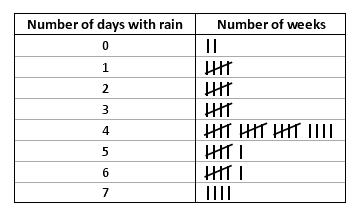
#> input picture Tab01.jpg, 364 x 218 px
$ jupyter execute test.ipynb
#> lines starting #> are read from the running program, lines starting #| are printed output that depends on the picture; after the words box and inside, x2 and y2 are one past the last pixel; in counts of white or black regions, pixels touching at a corner belong together
[cell 1]
import cv2
import numpy as np

inputImage = cv2.imread("Tab01.jpg")
#> inputImage is the input picture: shape (218, 364, 3); min 0, max 255, mean 238.5
# dim = (1653,2339)
#inputImage = cv2.resize(inputImage, dim, interpolation = cv2.INTER_AREA)
# Store a copy for results:
inputCopy = inputImage.copy()

# Convert BGR to grayscale:
grayInput = cv2.cvtColor(inputImage, cv2.COLOR_BGR2GRAY)

# Set a lower and upper range for the threshold:
lowerThresh = 50
upperThresh = 235

# Get the lines mask:

[cell 2]
def areaFilter(minArea, inputImage):
    # Perform an area filter on the binary blobs:
    componentsNumber, labeledImage, componentStats, componentCentroids = \
    cv2.connectedComponentsWithStats(inputImage, connectivity=4)

    # Get the indices/labels of the remaining components based on the area stat
    # (skip the background component at index 0)
    remainingComponentLabels = [i for i in range(1, componentsNumber) if componentStats[i][4] >= minArea]

    # Filter the labeled pixels based on the remaining labels,
    # assign pixel intensity to 255 (uint8) for the remaining pixels
    filteredImage = np.where(np.isin(labeledImage, remainingComponentLabels) == True, 255, 0).astype('uint8')

    return filteredImage

[cell 3]
mask = cv2.inRange(grayInput, lowerThresh, upperThresh)
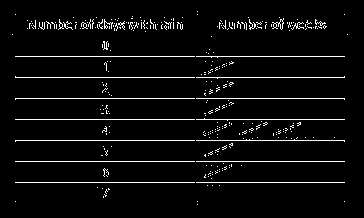
#> mask: shape (218, 364); 4.5% white in thin lines or dots, all inside (x1, y1, x2, y2) = (12, 11, 348, 205)
cv2.imshow("horizontal_line",mask)
cv2.waitKey(0)

[cell 4]
minArea = 100
mask = areaFilter(minArea, mask)
#> in areaFilter, `componentsNumber, labeledImage, componentStats, componentCentroids = \..`:
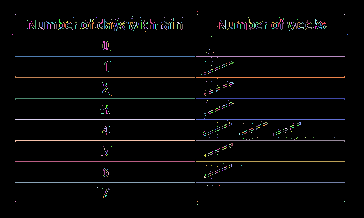
#> labeledImage: shape (218, 364) int32; 604 distinct labels, from 0 to 603; one colour per label, 0 black
#> in areaFilter, `componentsNumber, labeledImage, componentStats, componentCentroids = \..`: componentsNumber = 604; componentStats = 604 rows, first 6: [0, 0, 364, 218, 75812], [197, 11, 1, 1, 1], [15, 14, 1, 1, 1], [197, 14, 1, 1, 1], [344, 14, 1, 1, 1], [132, 16, 1, 1, 1]; componentCentroids = 604 pairs, first value 12 to 347, second value 11 to 204
#> in areaFilter, `remainingComponentLabels = [i for i in range(1, componentsNumber) if c..`: remainingComponentLabels = [290, 291, 326, 327, 368, 369, 407, 408, 506, 507, 541, 542, 585, 586]
#> in areaFilter, `filteredImage = np.where(np.isin(labeledImage, remainingComponentLabel..`:
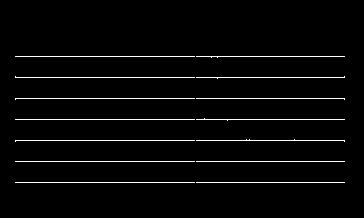
#> filteredImage: shape (218, 364); 2.9% white in thin lines or dots, all inside (x1, y1, x2, y2) = (15, 56, 345, 183)
cv2.imshow("horizontal_line",mask)
cv2.waitKey(0)

[cell 5]
reducedImage = cv2.reduce(mask, 1, cv2.REDUCE_MAX)
#> reducedImage = 218 values, max 255 at index 56, min 0 at index 0, mean 17.55

[cell 6]
# Find the big contours/blobs on the filtered image:
contours, hierarchy = cv2.findContours(mask, cv2.RETR_CCOMP, cv2.CHAIN_APPROX_SIMPLE)
#> contours = 14 contours, all with area under 20

# Store the lines here:
separatingLines = []

# We need some dimensions of the original image:
imageHeight = inputCopy.shape[0]
#> imageHeight = 218
imageWidth = inputCopy.shape[1]
#> imageWidth = 364

# Look for the outer bounding boxes:
for _, c in enumerate(contours):

    # Approximate the contour to a polygon:
    contoursPoly = cv2.approxPolyDP(c, 3, True)

    # Convert the polygon to a bounding rectangle:
    boundRect = cv2.boundingRect(contoursPoly)

    # Get the bounding rect's data:
    [x, y, w, h] = boundRect

    # Start point and end point:
    lineCenter = y + (0.5 * h)
    startPoint = (0,int(lineCenter))
    endPoint = (int(imageWidth), int(lineCenter))

    # Store the end point in list:
    separatingLines.append( endPoint )

    # Draw the line using the start and end points:
    color = (0, 255, 0)
    cv2.line(inputCopy, startPoint, endPoint, color, 2)

    # Show the image:
    cv2.imshow("inputCopy", inputCopy)
    cv2.waitKey(0)
#> this loop made 14 passes
#> (contoursPoly, x, y, w, h, lineCenter, startPoint, endPoint) on passes 1, 2, 3, 4, 6, 7, 8, 11, 13: ([[196, 182], [344, 182]], 196, 182, 149, 1, 182.5, (0, 182), (364, 182)), ([[15, 182], [194, 182]], 15, 182, 180, 1, 182.5, (0, 182), (364, 182)), ([[196, 161], [344, 161]], 196, 161, 149, 1, 161.5, (0, 161), (364, 161)), ([[15, 161], [194, 161]], 15, 161, 180, 1, 161.5, (0, 161), (364, 161)), ([[196, 140], [344, 141]], 196, 140, 149, 2, 141, (0, 141), (364, 141)), ([[15, 119], [194, 119]], 15, 119, 180, 1, 119.5, (0, 119), (364, 119)), ([[196, 119], [344, 119]], 196, 119, 149, 1, 119.5, (0, 119), (364, 119)), ([[344, 76], [196, 77]], 196, 76, 149, 2, 77, (0, 77), (364, 77)), ([[196, 56], [344, 56]], 196, 56, 149, 1, 56.5, (0, 56), (364, 56))
#> (c, contoursPoly, x, y, w, h, lineCenter, startPoint) on passes 5, 9, 10, 12: ([[15, 140], [15, 141], [16, 140], [194, 140]], [[15, 141], [194, 140]], 15, 140, 180, 2, 141, (0, 141)), ([[196, 98], [343, 98], [344, 99], [344, 98]], [[196, 98], [344, 99]], 196, 98, 149, 2, 99, (0, 99)), ([[15, 98], [15, 99], [16, 98], [194, 98]], [[15, 99], [194, 98]], 15, 98, 180, 2, 99, (0, 99)), ([[15, 76], [15, 77], [194, 77], [16, 77]], [[15, 76], [194, 77]], 15, 76, 180, 2, 77, (0, 77))
#> pass 1, `cv2.imshow("inputCopy", inputCopy)`:
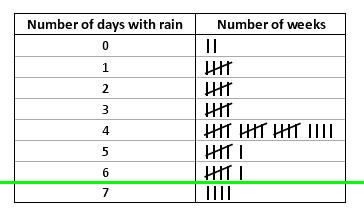
#> window 'inputCopy': shape (218, 364, 3); mean B, G, R 235.3, 238.8, 235.3
#> after the loop:
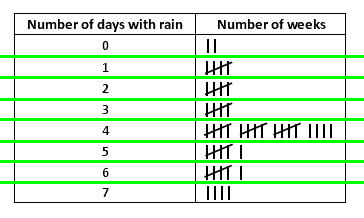
#> inputCopy: shape (218, 364, 3); 9.63% of pixels changed, all inside (x1, y1, x2, y2) = (0, 55, 364, 184)
#> after the loop, separatingLines = [(364, 182), (364, 182), (364, 161), (364, 161), (364, 141), (364, 141), (364, 119), (364, 119), (364, 99), (364, 99), (364, 77), (364, 77), (364, 56), (364, 56)]

[cell 7]
# Sort the list based on ascending Y values:
separatingLines = sorted(separatingLines, key=lambda x: x[1])
#> separatingLines = [(364, 56), (364, 56), (364, 77), (364, 77), (364, 99), (364, 99), (364, 119), (364, 119), (364, 141), (364, 141), (364, 161), (364, 161), (364, 182), (364, 182)]

# The past processed vertical coordinate:
pastY = 0

# Crop the sections:
for i in range(len(separatingLines)):

    # Get the current line width and starting y:
    (sectionWidth, sectionHeight) = separatingLines[i]

    # Set the ROI:
    x = 0
    y = pastY
    cropWidth = sectionWidth
    cropHeight = sectionHeight - y

    # Crop the ROI:
    currentCrop = inputImage[y:y + cropHeight, x:x + cropWidth]
    cv2.imwrite(f'{i}' + ".jpg",currentCrop)
    #cv2.imshow("Current Crop", currentCrop)
    #cv2.waitKey(0)

    # Set the next starting vertical coordinate:
    pastY = sectionHeight
#> this loop made 14 passes
#> (sectionHeight, y, cropHeight, pastY) on passes 1 to 12: (56, 0, 56, 56), (56, 56, 0, 56), (77, 56, 21, 77), (77, 77, 0, 77), (99, 77, 22, 99), (99, 99, 0, 99), (119, 99, 20, 119), (119, 119, 0, 119), (141, 119, 22, 141), (141, 141, 0, 141), (161, 141, 20, 161), (161, 161, 0, 161)
#> pass 1, `currentCrop = inputImage[y:y + cropHeight, x:x + cropWidth]`:
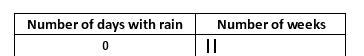
#> currentCrop: shape (56, 364, 3); min 0, max 255, mean 231.6
#> pass 3, `currentCrop = inputImage[y:y + cropHeight, x:x + cropWidth]`:
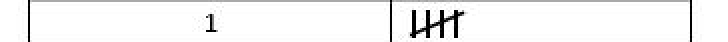
#> currentCrop: shape (21, 364, 3) (shown 2 times larger); min 0, max 255, mean 242.9

$ run again, with 10.jpg copied over Tab01.jpg
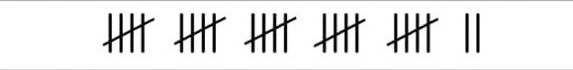
#> input picture 10.jpg, 573 x 70 px
#> inputImage is the input picture: shape (70, 573, 3); min 0, max 255, mean 232.5
#> mask: shape (70, 573); 9.8% white in thin lines or dots
#> labeledImage: shape (70, 573) int32; 50 distinct labels, from 0 to 49
#> componentsNumber = 50; componentStats = 50 rows, first 6: [0, 1, 573, 68, 36190], [0, 0, 573, 1, 573], [116, 12, 12, 25, 58], [128, 12, 19, 19, 89], [173, 12, 14, 42, 132], [197, 12, 9, 19, 31]; componentCentroids = 50 pairs, first value 108.8 to 477.5, second value 0 to 69
#> remainingComponentLabels = [1, 4, 6, 7, 8, 9, 13, 27, 49]
#> filteredImage: shape (70, 573); 6.8% white in thin lines or dots
#> reducedImage = 70 values, max 255 at index 0, min 0 at index 1, mean 160.3
#> contours = 10 contours, 5 with area under 20; largest, box (x1, y1, x2, y2) and area: (386, 13, 435, 54) 197, (313, 12, 366, 54) 196, (243, 12, 271, 54) 96, (173, 12, 187, 54) 53, (102, 13, 116, 54) 26
#> the loop `for _, c in enumerate(contours):` made 10 passes
#> (x, y, w, h, lineCenter, startPoint, endPoint) on passes 2, 4, 6, 8, 9: (386, 13, 49, 41, 33.5, (0, 33), (573, 33)), (102, 13, 14, 41, 33.5, (0, 33), (573, 33)), (313, 12, 53, 42, 33, (0, 33), (573, 33)), (243, 12, 28, 42, 33, (0, 33), (573, 33)), (173, 12, 14, 42, 33, (0, 33), (573, 33))
#> after the loop `for _, c in enumerate(contours):`:
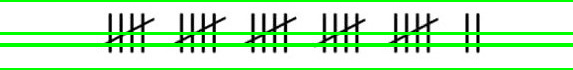
#> inputCopy: shape (70, 573, 3); 15.71% of pixels changed, all inside (x1, y1, x2, y2) = (0, 0, 573, 70)
#> after the loop `for _, c in enumerate(contours):`: separatingLines = [(573, 69), (573, 33), (573, 44), (573, 33), (573, 44), (573, 33), (573, 45), (573, 33), (573, 33), (573, 0)]
#> `separatingLines = sorted(separatingLines, key=lambda x: x[1])`: separatingLines = [(573, 0), (573, 33), (573, 33), (573, 33), (573, 33), (573, 33), (573, 44), (573, 44), (573, 45), (573, 69)]
#> the loop `for i in range(len(separatingLines)):` made 10 passes
#> (sectionHeight, y, cropHeight, pastY) on passes 1 to 8: (0, 0, 0, 0), (33, 0, 33, 33), (33, 33, 0, 33), (33, 33, 0, 33), (33, 33, 0, 33), (33, 33, 0, 33), (44, 33, 11, 44), (44, 44, 0, 44)
#> pass 2, `currentCrop = inputImage[y:y + cropHeight, x:x + cropWidth]`:
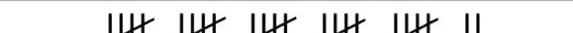
#> currentCrop: shape (33, 573, 3); min 0, max 255, mean 230

$ run again, with 11.jpg copied over Tab01.jpg
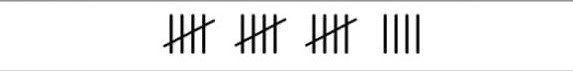
#> input picture 11.jpg, 573 x 71 px
#> inputImage is the input picture: shape (71, 573, 3); min 0, max 255, mean 237.7
#> mask: shape (71, 573); 9.5% white in thin lines or dots
#> in areaFilter, `componentsNumber, labeledImage, componentStats, componentCentroids = \..`:
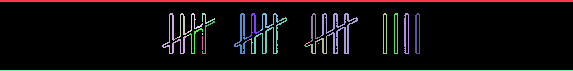
#> labeledImage: shape (71, 573) int32; 31 distinct labels, from 0 to 30; one colour per label, 0 black
#> componentsNumber = 31; componentStats = 31 rows, first 6: [0, 2, 573, 68, 36812], [0, 0, 573, 2, 1146], [162, 13, 25, 41, 205], [177, 13, 10, 25, 74], [187, 13, 16, 20, 59], [202, 13, 13, 11, 37]; componentCentroids = 31 pairs, first value 173.9 to 416.7, second value 0.5 to 70
#> remainingComponentLabels = [1, 2, 6, 10, 13, 14, 15, 30]
#> filteredImage: shape (71, 573); 7.4% white; 8 white regions
#> reducedImage = 71 values, max 255 at index 0, min 0 at index 2, mean 158
#> contours = 10 contours, 1 with area under 20; largest, box (x1, y1, x2, y2) and area: (0, 0, 573, 2) 572, (321, 13, 358, 54) 198, (415, 13, 420, 54) 157, (404, 13, 409, 54) 152, (416, 14, 420, 54) 115
#> the loop `for _, c in enumerate(contours):` made 10 passes
#> (x, y, w, h, lineCenter, startPoint, endPoint) on passes 2, 7, 8, 9: (249, 17, 37, 37, 35.5, (0, 35), (573, 35)), (321, 13, 37, 41, 33.5, (0, 33), (573, 33)), (234, 13, 15, 41, 33.5, (0, 33), (573, 33)), (162, 13, 25, 41, 33.5, (0, 33), (573, 33))
#> after the loop `for _, c in enumerate(contours):`: separatingLines = [(573, 70), (573, 35), (573, 33), (573, 34), (573, 33), (573, 34), (573, 33), (573, 33), (573, 33), (573, 1)]
#> `separatingLines = sorted(separatingLines, key=lambda x: x[1])`: separatingLines = [(573, 1), (573, 33), (573, 33), (573, 33), (573, 33), (573, 33), (573, 34), (573, 34), (573, 35), (573, 70)]
#> the loop `for i in range(len(separatingLines)):` made 10 passes
#> (sectionHeight, y, cropHeight, pastY) on passes 1 to 8: (1, 0, 1, 1), (33, 1, 32, 33), (33, 33, 0, 33), (33, 33, 0, 33), (33, 33, 0, 33), (33, 33, 0, 33), (34, 33, 1, 34), (34, 34, 0, 34)
#> pass 2, `currentCrop = inputImage[y:y + cropHeight, x:x + cropWidth]`:
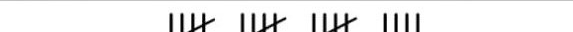
#> currentCrop: shape (32, 573, 3); min 0, max 255, mean 237.8

$ run again, with 4.jpg copied over Tab01.jpg
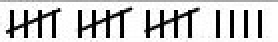
#> input picture 4.jpg, 139 x 21 px (shown 2 times larger)
#> inputImage is the input picture: shape (21, 139, 3); min 0, max 255, mean 200.7
#> mask: shape (21, 139); 9.4% white in thin lines or dots
#> labeledImage: shape (21, 139) int32; 95 distinct labels, from 0 to 94
#> componentsNumber = 95; componentStats = 95 rows, first 6: [0, 1, 139, 20, 2644], [0, 0, 139, 2, 140], [18, 2, 1, 1, 1], [60, 2, 1, 1, 1], [16, 3, 1, 1, 1], [28, 3, 1, 2, 2]; componentCentroids = 95 pairs, first value 2 to 133, second value 0.00714 to 20
#> remainingComponentLabels = [1]
#> filteredImage: shape (21, 139); 4.8% white in thin lines or dots, all inside (x1, y1, x2, y2) = (0, 0, 139, 2)
#> reducedImage = 21 values, max 255 at index 0, min 0 at index 2, mean 24.29
#> contours = 1 item
#> the loop `for _, c in enumerate(contours):` made 1 pass
#> (contoursPoly, x, y, w, h, lineCenter, endPoint, color) on pass 1: ([[0, 0], [138, 0]], 0, 0, 139, 1, 0.5, (139, 0), (0, 255, 0))
#> pass 1, `cv2.imshow("inputCopy", inputCopy)`:
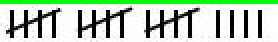
#> window 'inputCopy': shape (21, 139, 3) (shown 2 times larger); mean B, G, R 180.6, 204.9, 180.6
#> after the loop `for _, c in enumerate(contours):`: separatingLines = [(139, 0)]
#> the loop `for i in range(len(separatingLines)):` made 1 pass
#> (sectionWidth, sectionHeight, x, y, cropWidth, cropHeight, pastY) on pass 1: (139, 0, 0, 0, 139, 0, 0)
